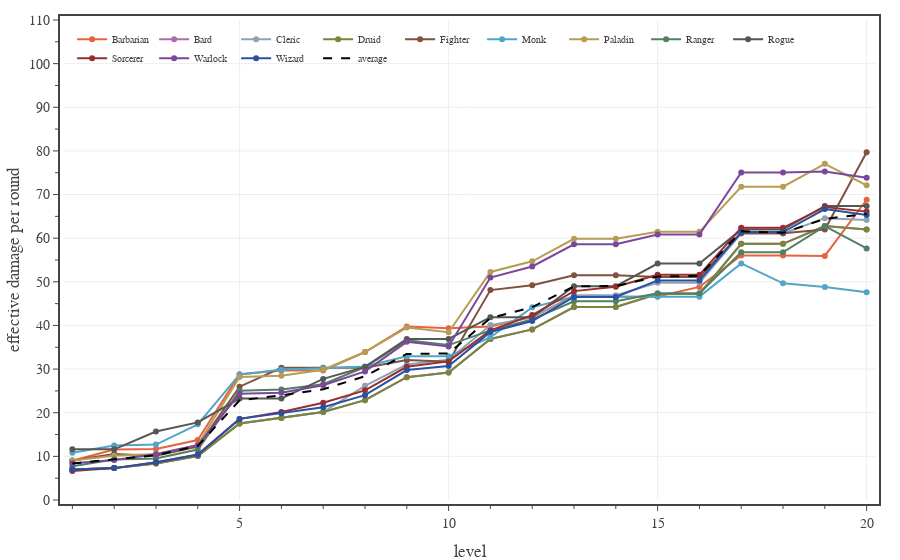

This figure's notebook cell:
### Code cell
# Plots eDPR for each class, calculated for a full adventuring day with Medium encounters and two short rests.
encounter_difficulty = 'Medium'
pc_data_file = f'./pc data - {encounter_difficulty} 2 short rests.json'

with open(pc_data_file, 'r') as fin:
    pc_data = json.load(fin)

levels = np.array(range(1,21,1))

fig = go.Figure(
    layout=go.Layout(
        template=TFB_TEMPLATE,
        xaxis=dict(
            title_text='level',
            range=[0.8, 20.2],
            tick0=0, dtick=5,
            minor=dict(tick0=0, dtick=1),
        ),
        yaxis=dict(
            title_text='effective damage per round',
            range=[0, 110],
            tick0=0, dtick=10,
            minor=dict(tick0=0, dtick=5),
        ),
        legend=dict(
            yanchor='top',  y=0.99,
            xanchor='left', x=0.01,
            bgcolor='rgba(0,0,0,0)',
        )
    )
)

eDPRmean = np.zeros(20)
for pc in PC_CLASSES:
    eDPR = np.array([x['effective damage per round mean'] for x in pc_data[pc]])
    eDPRmean += eDPR

    fig.add_trace(go.Scatter(
        x=levels, 
        y=eDPR,
        mode='lines+markers', 
        line={'color': PC_CLASSES[pc]['color']},
        unselected=dict(marker=dict(opacity=0.0)),
        name=pc,
        hovertemplate=
            '<b>'+pc+'</b><br>'+
            'lvl %{x}<br>'+
            'eDPR %{y:.1f}'+
            '<extra></extra>'
    ))

eDPRmean /= len(PC_CLASSES)
fig.add_trace(go.Scatter(
    x=levels, 
    y=eDPRmean,
    mode='lines', 
    line=dict(color='black', dash='dash'),
    unselected=dict(marker=dict(opacity=0.0)),
    name='average',
    hoverinfo='skip'
))

# show figure
fig.show(config=TFB_CONFIG)

# save small format figure
if SAVEFIGS:
    file_name = f'./fig-pcs-encounter-edpr-vs-level-{encounter_difficulty.lower()}-adventuring-days-large.html'
    fig_html = fig.to_html(
        config=TFB_CONFIG,
        include_plotlyjs=False, 
        full_html=False, 
    )
    fig_soup = BeautifulSoup(fig_html, 'html.parser')
    fig_soup.div['class'] = 'plotly-div-large'
    with open(file_name, 'wb') as fout:
        fout.write(fig_soup.prettify('utf-8'))

# save small format figure
if SAVEFIGS:
    fig.update_traces(marker=dict(size=4))
    fig.update_layout(font=dict(size=10), legend=dict(font_size=8))
    file_name = f'./fig-pcs-encounter-edpr-vs-level-{encounter_difficulty.lower()}-adventuring-days-small.html'
    fig_html = fig.to_html(
        config=TFB_CONFIG,
        include_plotlyjs=False, 
        full_html=False, 
    )
    fig_soup = BeautifulSoup(fig_html, 'html.parser')
    fig_soup.div['class'] = 'plotly-div-small'
    with open(file_name, 'wb') as fout:
        fout.write(fig_soup.prettify('utf-8'))

### Figure 1 — Plotly figure (JSON) as saved in the notebook; plotly's stock layout.template omitted (floating-point values rounded to 4 significant figures)
{"data": [{"hovertemplate": "<b>Barbarian</b><br>lvl %{x}<br>eDPR %{y:.1f}<extra></extra>", "line": {"color": "#E7623E"}, "mode": "lines+markers", "name": "Barbarian", "type": "scatter", "unselected": {"marker": {"opacity": 0}}, "x": [1, 2, 3, 4, 5, 6, 7, 8, 9, 10, 11, 12, 13, 14, 15, 16, 17, 18, 19, 20], "y": [8.987, 11.55, 11.72, 13.74, 28.83, 29.69, 29.69, 33.89, 39.76, 39.38, 39.76, 42.02, 46.52, 46.52, 46.65, 48.84, 56.02, 56.02, 55.94, 68.81]}, {"hovertemplate": "<b>Bard</b><br>lvl %{x}<br>eDPR %{y:.1f}<extra></extra>", "line": {"color": "#AB6DAC"}, "mode": "lines+markers", "name": "Bard", "type": "scatter", "unselected": {"marker": {"opacity": 0}}, "x": [1, 2, 3, 4, 5, 6, 7, 8, 9, 10, 11, 12, 13, 14, 15, 16, 17, 18, 19, 20], "y": [6.979, 7.305, 8.359, 10.07, 17.56, 18.8, 20.17, 22.88, 28.15, 29.23, 36.89, 39.09, 44.22, 44.22, 47.22, 47.22, 58.71, 58.71, 62.79, 62.0]}, {"hovertemplate": "<b>Cleric</b><br>lvl %{x}<br>eDPR %{y:.1f}<extra></extra>", "line": {"color": "#91A1B2"}, "mode": "lines+markers", "name": "Cleric", "type": "scatter", "unselected": {"marker": {"opacity": 0}}, "x": [1, 2, 3, 4, 5, 6, 7, 8, 9, 10, 11, 12, 13, 14, 15, 16, 17, 18, 19, 20], "y": [6.979, 7.305, 8.359, 10.07, 17.56, 18.8, 20.17, 26.17, 31.05, 32.14, 40.09, 41.83, 46.95, 46.95, 49.8, 49.8, 61.08, 61.08, 64.59, 64.15]}, {"hovertemplate": "<b>Druid</b><br>lvl %{x}<br>eDPR %{y:.1f}<extra></extra>", "line": {"color": "#7A853B"}, "mode": "lines+markers", "name": "Druid", "type": "scatter", "unselected": {"marker": {"opacity": 0}}, "x": [1, 2, 3, 4, 5, 6, 7, 8, 9, 10, 11, 12, 13, 14, 15, 16, 17, 18, 19, 20], "y": [6.979, 7.305, 8.359, 10.07, 17.56, 18.8, 20.17, 22.88, 28.15, 29.23, 36.89, 39.09, 44.22, 44.22, 47.22, 47.22, 58.71, 58.71, 62.79, 62.0]}, {"hovertemplate": "<b>Fighter</b><br>lvl %{x}<br>eDPR %{y:.1f}<extra></extra>", "line": {"color": "#7F513E"}, "mode": "lines+markers", "name": "Fighter", "type": "scatter", "unselected": {"marker": {"opacity": 0}}, "x": [1, 2, 3, 4, 5, 6, 7, 8, 9, 10, 11, 12, 13, 14, 15, 16, 17, 18, 19, 20], "y": [9.037, 10.54, 10.17, 12.25, 25.97, 30.29, 30.29, 30.29, 32.07, 31.69, 48.1, 49.21, 51.51, 51.51, 51.12, 51.12, 61.15, 61.15, 61.97, 79.67]}, {"hovertemplate": "<b>Monk</b><br>lvl %{x}<br>eDPR %{y:.1f}<extra></extra>", "line": {"color": "#51A5C5"}, "mode": "lines+markers", "name": "Monk", "type": "scatter", "unselected": {"marker": {"opacity": 0}}, "x": [1, 2, 3, 4, 5, 6, 7, 8, 9, 10, 11, 12, 13, 14, 15, 16, 17, 18, 19, 20], "y": [10.84, 12.5, 12.71, 17.33, 28.77, 29.82, 30.21, 30.6, 32.92, 32.92, 37.31, 44.15, 46.6, 46.6, 46.6, 46.6, 54.22, 49.66, 48.8, 47.6]}, {"hovertemplate": "<b>Paladin</b><br>lvl %{x}<br>eDPR %{y:.1f}<extra></extra>", "line": {"color": "#B59E54"}, "mode": "lines+markers", "name": "Paladin", "type": "scatter", "unselected": {"marker": {"opacity": 0}}, "x": [1, 2, 3, 4, 5, 6, 7, 8, 9, 10, 11, 12, 13, 14, 15, 16, 17, 18, 19, 20], "y": [9.037, 10.17, 10.56, 12.61, 28.18, 28.45, 29.85, 33.91, 39.5, 38.45, 52.26, 54.71, 59.86, 59.86, 61.45, 61.45, 71.79, 71.79, 77.03, 72.11]}, {"hovertemplate": "<b>Ranger</b><br>lvl %{x}<br>eDPR %{y:.1f}<extra></extra>", "line": {"color": "#507F62"}, "mode": "lines+markers", "name": "Ranger", "type": "scatter", "unselected": {"marker": {"opacity": 0}}, "x": [1, 2, 3, 4, 5, 6, 7, 8, 9, 10, 11, 12, 13, 14, 15, 16, 17, 18, 19, 20], "y": [7.746, 9.295, 9.489, 11.55, 25.06, 25.33, 26.55, 30.48, 36.6, 35.5, 38.86, 41.39, 45.52, 45.52, 47.37, 47.37, 56.77, 56.77, 62.76, 57.65]}, {"hovertemplate": "<b>Rogue</b><br>lvl %{x}<br>eDPR %{y:.1f}<extra></extra>", "line": {"color": "#555752"}, "mode": "lines+markers", "name": "Rogue", "type": "scatter", "unselected": {"marker": {"opacity": 0}}, "x": [1, 2, 3, 4, 5, 6, 7, 8, 9, 10, 11, 12, 13, 14, 15, 16, 17, 18, 19, 20], "y": [11.62, 11.62, 15.69, 17.78, 23.24, 23.24, 27.76, 30.5, 36.92, 36.92, 41.89, 41.89, 48.99, 48.99, 54.19, 54.19, 61.97, 61.97, 67.39, 67.39]}, {"hovertemplate": "<b>Sorcerer</b><br>lvl %{x}<br>eDPR %{y:.1f}<extra></extra>", "line": {"color": "#992E2E"}, "mode": "lines+markers", "name": "Sorcerer", "type": "scatter", "unselected": {"marker": {"opacity": 0}}, "x": [1, 2, 3, 4, 5, 6, 7, 8, 9, 10, 11, 12, 13, 14, 15, 16, 17, 18, 19, 20], "y": [6.652, 7.305, 8.642, 10.43, 18.59, 20.17, 22.28, 25.13, 30.53, 31.77, 38.87, 42.37, 47.87, 48.85, 51.61, 51.61, 62.38, 62.38, 67.17, 66.09]}, {"hovertemplate": "<b>Warlock</b><br>lvl %{x}<br>eDPR %{y:.1f}<extra></extra>", "line": {"color": "#7B469B"}, "mode": "lines+markers", "name": "Warlock", "type": "scatter", "unselected": {"marker": {"opacity": 0}}, "x": [1, 2, 3, 4, 5, 6, 7, 8, 9, 10, 11, 12, 13, 14, 15, 16, 17, 18, 19, 20], "y": [8.434, 9.188, 10.51, 12.54, 24.34, 24.58, 26.28, 29.46, 36.25, 35.17, 50.98, 53.52, 58.6, 58.6, 60.84, 60.84, 75.05, 75.05, 75.27, 73.86]}, {"hovertemplate": "<b>Wizard</b><br>lvl %{x}<br>eDPR %{y:.1f}<extra></extra>", "line": {"color": "#2A50A1"}, "mode": "lines+markers", "name": "Wizard", "type": "scatter", "unselected": {"marker": {"opacity": 0}}, "x": [1, 2, 3, 4, 5, 6, 7, 8, 9, 10, 11, 12, 13, 14, 15, 16, 17, 18, 19, 20], "y": [6.979, 7.305, 8.604, 10.38, 18.59, 19.88, 21.25, 24.03, 29.77, 30.71, 38.52, 41.01, 46.54, 46.54, 50.32, 50.32, 61.39, 61.39, 66.67, 65.32]}, {"hoverinfo": "skip", "line": {"color": "black", "dash": "dash"}, "mode": "lines", "name": "average", "type": "scatter", "unselected": {"marker": {"opacity": 0}}, "x": [1, 2, 3, 4, 5, 6, 7, 8, 9, 10, 11, 12, 13, 14, 15, 16, 17, 18, 19, 20], "y": [8.356, 9.283, 10.26, 12.4, 22.85, 23.99, 25.39, 28.35, 33.47, 33.59, 41.7, 44.19, 48.95, 49.03, 51.2, 51.38, 61.6, 61.22, 64.43, 65.55]}], "layout": {"legend": {"bgcolor": "rgba(0,0,0,0)", "x": 0.01, "xanchor": "left", "y": 0.99, "yanchor": "top"}, "xaxis": {"dtick": 5, "minor": {"dtick": 1, "tick0": 0}, "range": [0.8, 20.2], "tick0": 0, "title": {"text": "level"}}, "yaxis": {"dtick": 10, "minor": {"dtick": 5, "tick0": 0}, "range": [0, 110], "tick0": 0, "title": {"text": "effective damage per round"}}}}
